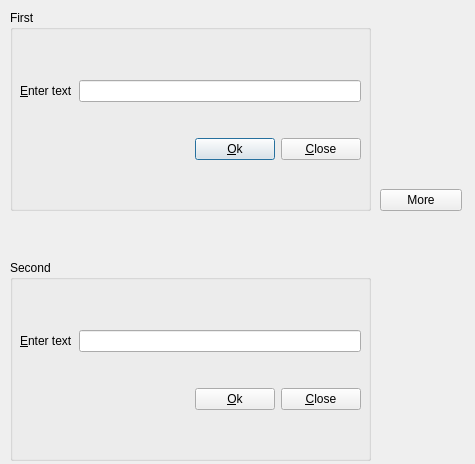
<?xml version="1.0" encoding="UTF-8"?>
<ui version="4.0">
 <class>MyDialogWindow</class>
 <widget class="QDialog" name="MyDialogWindow">
  <property name="geometry">
   <rect>
    <x>0</x>
    <y>0</y>
    <width>475</width>
    <height>464</height>
   </rect>
  </property>
  <property name="windowTitle">
   <string>Test Window</string>
  </property>
  <widget class="QGroupBox" name="groupBox">
   <property name="geometry">
    <rect>
     <x>10</x>
     <y>10</y>
     <width>361</width>
     <height>201</height>
    </rect>
   </property>
   <property name="title">
    <string>First</string>
   </property>
   <widget class="QWidget" name="">
    <property name="geometry">
     <rect>
      <x>10</x>
      <y>40</y>
      <width>341</width>
      <height>141</height>
     </rect>
    </property>
    <layout class="QVBoxLayout" name="verticalLayout">
     <item>
      <layout class="QHBoxLayout" name="horizontalLayout">
       <item>
        <widget class="QLabel" name="label">
         <property name="text">
          <string>&amp;Enter text</string>
         </property>
         <property name="buddy">
          <cstring>lineEdit</cstring>
         </property>
        </widget>
       </item>
       <item>
        <widget class="QLineEdit" name="lineEdit"/>
       </item>
      </layout>
     </item>
     <item>
      <layout class="QHBoxLayout" name="horizontalLayout_2">
       <item>
        <spacer name="horizontalSpacer">
         <property name="orientation">
          <enum>Qt::Horizontal</enum>
         </property>
         <property name="sizeHint" stdset="0">
          <size>
           <width>40</width>
           <height>20</height>
          </size>
         </property>
        </spacer>
       </item>
       <item>
        <widget class="QPushButton" name="okButton">
         <property name="text">
          <string>&amp;Ok</string>
         </property>
        </widget>
       </item>
       <item>
        <widget class="QPushButton" name="closeButton">
         <property name="text">
          <string>&amp;Close</string>
         </property>
        </widget>
       </item>
      </layout>
     </item>
    </layout>
   </widget>
  </widget>
  <widget class="QGroupBox" name="groupBox_2">
   <property name="geometry">
    <rect>
     <x>10</x>
     <y>260</y>
     <width>361</width>
     <height>201</height>
    </rect>
   </property>
   <property name="title">
    <string>Second</string>
   </property>
   <widget class="QWidget" name="layoutWidget_5">
    <property name="geometry">
     <rect>
      <x>10</x>
      <y>40</y>
      <width>341</width>
      <height>141</height>
     </rect>
    </property>
    <layout class="QVBoxLayout" name="verticalLayout_2">
     <item>
      <layout class="QHBoxLayout" name="horizontalLayout_7">
       <item>
        <widget class="QLabel" name="label_4">
         <property name="text">
          <string>&amp;Enter text</string>
         </property>
         <property name="buddy">
          <cstring>lineEdit</cstring>
         </property>
        </widget>
       </item>
       <item>
        <widget class="QLineEdit" name="lineEdit_4"/>
       </item>
      </layout>
     </item>
     <item>
      <layout class="QHBoxLayout" name="horizontalLayout_8">
       <item>
        <spacer name="horizontalSpacer_4">
         <property name="orientation">
          <enum>Qt::Horizontal</enum>
         </property>
         <property name="sizeHint" stdset="0">
          <size>
           <width>40</width>
           <height>20</height>
          </size>
         </property>
        </spacer>
       </item>
       <item>
        <widget class="QPushButton" name="okButton_4">
         <property name="text">
          <string>&amp;Ok</string>
         </property>
        </widget>
       </item>
       <item>
        <widget class="QPushButton" name="closeButton_4">
         <property name="text">
          <string>&amp;Close</string>
         </property>
        </widget>
       </item>
      </layout>
     </item>
    </layout>
   </widget>
  </widget>
  <widget class="QWidget" name="">
   <property name="geometry">
    <rect>
     <x>380</x>
     <y>10</y>
     <width>82</width>
     <height>201</height>
    </rect>
   </property>
   <layout class="QVBoxLayout" name="verticalLayout_3">
    <item>
     <spacer name="verticalSpacer">
      <property name="orientation">
       <enum>Qt::Vertical</enum>
      </property>
      <property name="sizeHint" stdset="0">
       <size>
        <width>20</width>
        <height>40</height>
       </size>
      </property>
     </spacer>
    </item>
    <item>
     <widget class="QPushButton" name="pushButton">
      <property name="text">
       <string>More</string>
      </property>
     </widget>
    </item>
   </layout>
  </widget>
 </widget>
 <tabstops>
  <tabstop>lineEdit</tabstop>
  <tabstop>okButton</tabstop>
  <tabstop>closeButton</tabstop>
 </tabstops>
 <resources/>
 <connections>
  <connection>
   <sender>okButton</sender>
   <signal>clicked()</signal>
   <receiver>MyDialogWindow</receiver>
   <slot>accept()</slot>
   <hints>
    <hint type="sourcelabel">
     <x>209</x>
     <y>160</y>
    </hint>
    <hint type="destinationlabel">
     <x>62</x>
     <y>163</y>
    </hint>
   </hints>
  </connection>
  <connection>
   <sender>closeButton</sender>
   <signal>clicked()</signal>
   <receiver>MyDialogWindow</receiver>
   <slot>reject()</slot>
   <hints>
    <hint type="sourcelabel">
     <x>283</x>
     <y>150</y>
    </hint>
    <hint type="destinationlabel">
     <x>54</x>
     <y>126</y>
    </hint>
   </hints>
  </connection>
 </connections>
</ui>
